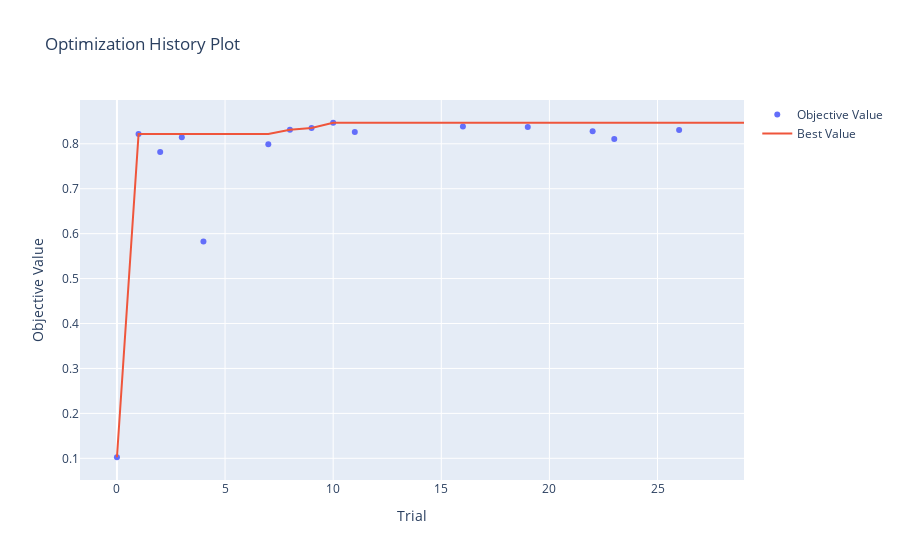

Source (notebook cell):
### Markdown cell above
…we can visualize the results.

---

### Visualization Functions

All visualizations work by simply passing the study object.
Below are the most commonly used plots, what they show, and why they matter.

---

#### Optimization History

Track how the best score evolves across trials. It helps detect:

* whether the optimization is converging,
* when improvements began to flatten,
* whether more trials are worthwhile.

### Code cell
from optuna.visualization import plot_optimization_history
plot_optimization_history(study)

### Figure 1 — Plotly figure (JSON) as saved in the notebook; plotly's stock layout.template omitted (floating-point values rounded to 4 significant figures)
{"data": [{"mode": "markers", "name": "Objective Value", "type": "scatter", "x": [0, 1, 2, 3, 4, 7, 8, 9, 10, 11, 16, 19, 22, 23, 26], "y": [0.1023, 0.8219, 0.782, 0.8148, 0.5828, 0.7992, 0.8313, 0.8352, 0.8469, 0.8266, 0.8383, 0.8375, 0.8281, 0.8109, 0.8305]}, {"mode": "lines", "name": "Best Value", "type": "scatter", "x": [0, 1, 2, 3, 4, 5, 6, 7, 8, 9, 10, 11, 12, 13, 14, 15, 16, 17, 18, 19, 20, 21, 22, 23, 24, 25, 26, 27, 28, 29], "y": [0.1023, 0.8219, 0.8219, 0.8219, 0.8219, 0.8219, 0.8219, 0.8219, 0.8313, 0.8352, 0.8469, 0.8469, 0.8469, 0.8469, 0.8469, 0.8469, 0.8469, 0.8469, 0.8469, 0.8469, 0.8469, 0.8469, 0.8469, 0.8469, 0.8469, 0.8469, 0.8469, 0.8469, 0.8469, 0.8469]}, {"marker": {"color": "#cccccc"}, "mode": "markers", "name": "Infeasible Trial", "showlegend": false, "type": "scatter", "x": [], "y": []}], "layout": {"title": {"text": "Optimization History Plot"}, "xaxis": {"title": {"text": "Trial"}}, "yaxis": {"title": {"text": "Objective Value"}}}}
